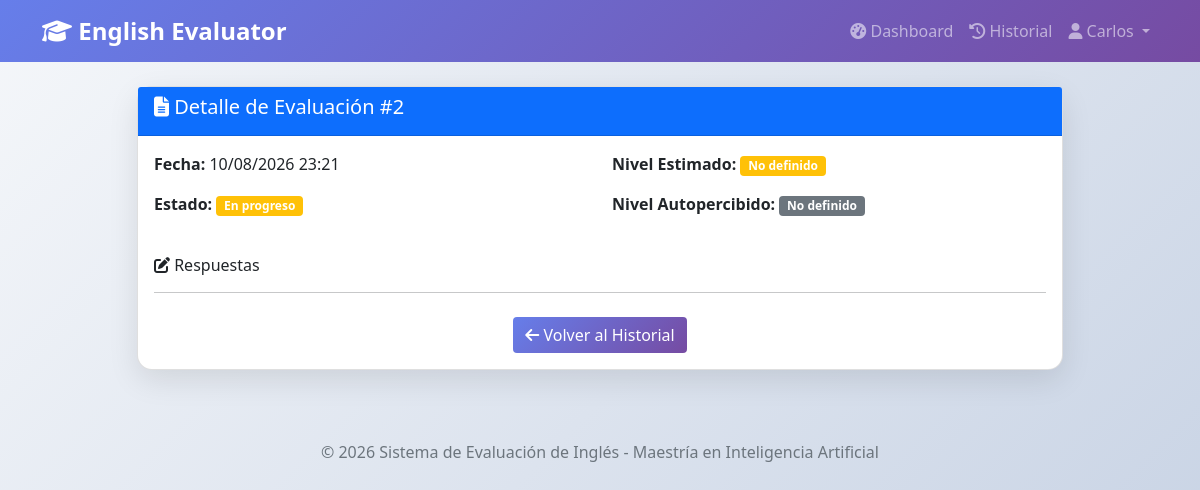
/evaluacion/detalle/2 (signed in), run on the app's committed database.
### app.py (models this page shows, shortened)
class Usuario(db.Model):
    __tablename__ = 'usuarios'
    id = db.Column(db.Integer, primary_key=True)
    nombre = db.Column(db.String(100), nullable=False)
    apellido = db.Column(db.String(100), nullable=False)
    correo = db.Column(db.String(150), unique=True, nullable=False)
    password = db.Column(db.String(255), nullable=False)
    rol = db.Column(db.String(20), default='ESTUDIANTE')
    estado = db.Column(db.Boolean, default=True)
    fecha_creacion = db.Column(db.DateTime, default=datetime.utcnow)
    ultimo_login = db.Column(db.DateTime)
    nivel_autopercibido_id = db.Column(db.Integer, db.ForeignKey('niveles_mcer.id'), nullable=True)
    nivel_autopercibido = db.relationship('NivelMCER', foreign_keys=[nivel_autopercibido_id])
    evaluaciones = db.relationship('Evaluacion', backref='usuario', lazy=True)

class Evaluacion(db.Model):
    __tablename__ = 'evaluaciones'
    id = db.Column(db.Integer, primary_key=True)
    usuario_id = db.Column(db.Integer, db.ForeignKey('usuarios.id'), nullable=False)
    fecha_inicio = db.Column(db.DateTime, default=datetime.utcnow)
    fecha_fin = db.Column(db.DateTime)
    nivel_estimado_id = db.Column(db.Integer, db.ForeignKey('niveles_mcer.id'))
    estado = db.Column(db.String(30), default='EN_PROCESO')
    accuracy = db.Column(db.Numeric(5, 2))
    precision = db.Column(db.Numeric(5, 2))
    recall = db.Column(db.Numeric(5, 2))
    f1_score = db.Column(db.Numeric(5, 2))
    respuestas = db.relationship('Respuesta', backref='evaluacion', lazy=True)
    nivel_estimado = db.relationship('NivelMCER', foreign_keys=[nivel_estimado_id])

### app.py (the view, shortened to what this page needs)
@app.route('/evaluacion/detalle/<int:evaluacion_id>')
@login_required
def detalle_evaluacion(evaluacion_id):
    evaluacion = Evaluacion.query.get(evaluacion_id)
    if not evaluacion:
        flash('Evaluación no encontrada.', 'danger')
        return redirect(url_for('historial'))
    if evaluacion.usuario_id != current_user.id and current_user.rol != 'ADMINISTRADOR':
        flash('Acceso denegado.', 'danger')
        return redirect(url_for('historial'))
    respuestas = Respuesta.query.filter_by(evaluacion_id=evaluacion_id).all()
    detalles = []
    return render_template('detalle_evaluacion.html',
                         evaluacion=evaluacion,
                         detalles=detalles)

### app.py (called while the page is built)
@login_manager.user_loader
def load_user(user_id):
    return Usuario.query.get(int(user_id))

### templates/detalle_evaluacion.html (shortened to what this page needs)
{% extends "base.html" %}
{% block content %}
<div class="row justify-content-center">
    <div class="col-md-10">
        <div class="card">
            <div class="card-header bg-primary text-white">
                <h5><i class="fas fa-file-alt"></i> Detalle de Evaluación #{{ evaluacion.id }}</h5>
            </div>
            <div class="card-body">
                <div class="row mb-4">
                    <div class="col-md-6">
                        <p><strong>Fecha:</strong> {{ evaluacion.fecha_inicio.strftime('%d/%m/%Y %H:%M') }}</p>
                        <p><strong>Estado:</strong>
                            {% if evaluacion.estado == 'COMPLETADA' %}
                                <span class="badge bg-success">Completada</span>
                            {% else %}
                                <span class="badge bg-warning">En progreso</span>
                            {% endif %}
                        </p>
                    </div>
                    <div class="col-md-6">
                        <p><strong>Nivel Estimado:</strong>
                            {% if evaluacion.nivel_estimado %}
                                <span class="badge bg-success">{{ evaluacion.nivel_estimado.codigo }}</span>
                            {% else %}
                                <span class="badge bg-warning">No definido</span>
                            {% endif %}
                        </p>
                        <p><strong>Nivel Autopercibido:</strong>
                            {% if evaluacion.usuario.nivel_autopercibido %}
                                <span class="badge bg-info">{{ evaluacion.usuario.nivel_autopercibido.codigo }}</span>
                            {% else %}
                                <span class="badge bg-secondary">No definido</span>
                            {% endif %}
                        </p>
                    </div>
                </div>
                <h6><i class="fas fa-edit"></i> Respuestas</h6>
                <hr>
                <div class="text-center mt-4">
                    <a href="{{ url_for('historial') }}" class="btn btn-primary">
                        <i class="fas fa-arrow-left"></i> Volver al Historial
                    </a>
                </div>
            </div>
        </div>
    </div>
</div>
{% endblock %}

### templates/base.html (shortened to what this page needs)
<!DOCTYPE html>
<html lang="es">
<head>
    <link href="https://cdn.jsdelivr.net/npm/bootstrap@5.1.3/dist/css/bootstrap.min.css" rel="stylesheet">
    <link rel="stylesheet" href="https://cdnjs.cloudflare.com/ajax/libs/font-awesome/6.4.0/css/all.min.css">
</head>
<body>
    <nav class="navbar navbar-expand-lg navbar-dark bg-primary" style="background: linear-gradient(135deg, #667eea 0%, #764ba2 100%) !important;">
        <div class="container">
            <a class="navbar-brand" href="{{ url_for('index') }}">
                <i class="fas fa-graduation-cap"></i> English Evaluator
            </a>
            <div class="collapse navbar-collapse" id="navbarNav">
                <ul class="navbar-nav ms-auto">
                    {% if current_user.is_authenticated %}
                        <li class="nav-item">
                            <a class="nav-link" href="{{ url_for('dashboard') }}">
                                <i class="fas fa-tachometer-alt"></i> Dashboard
                            </a>
                        </li>
                        <li class="nav-item">
                            <a class="nav-link" href="{{ url_for('historial') }}">
                                <i class="fas fa-history"></i> Historial
                            </a>
                        </li>
                        <li class="nav-item dropdown">
                            <a class="nav-link dropdown-toggle" href="#" id="userDropdown" role="button" data-bs-toggle="dropdown">
                                <i class="fas fa-user"></i> {{ current_user.nombre }}
                            </a>
                        </li>
                    {% endif %}
                </ul>
            </div>
        </div>
    </nav>
    <div class="container mt-4">
        {% block content %}{% endblock %}
    </div>
    <div class="footer">
        <p class="text-muted">© 2026 Sistema de Evaluación de Inglés - Maestría en Inteligencia Artificial</p>
    </div>
</body>
</html>

### templates/base.html (style rules this page uses)
body { background: linear-gradient(135deg, #f5f7fa 0%, #c3cfe2 100%); min-height: 100vh; }
.navbar-brand { font-weight: bold; font-size: 1.5rem; }
.card { border-radius: 15px; box-shadow: 0 10px 30px rgba(0,0,0,0.1); transition: transform 0.3s; }
.btn-primary { background: linear-gradient(135deg, #667eea 0%, #764ba2 100%); border: none; }
.footer { margin-top: 50px; padding: 20px; text-align: center; color: #666; }

### data on the page
Usuario: nombre "Carlos"
Evaluacion: id "2", fecha_inicio "10/08/2026 23:21"
